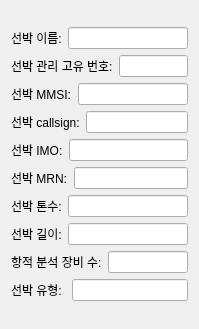
                  <widget class="QWidget" name="DE_Vessel_Info__scrollAreaWidgetContents_1">
                   <property name="geometry">
                    <rect>
                     <x>0</x>
                     <y>-144</y>
                     <width>199</width>
                     <height>329</height>
                    </rect>
                   </property>
                   <layout class="QGridLayout" name="gridLayout_20">
                    <item row="0" column="0">
                     <layout class="QVBoxLayout" name="DE_Vessel_Info__verticalLayout_1">
                      <item>
                       <layout class="QHBoxLayout" name="DE_Veseel_Info_vessel_name__horizontalLayout_1">
                        <item>
                         <widget class="QLabel" name="DE_Vessel_Info_vessel_name__label_1">
                          <property name="text">
                           <string>선박 이름:</string>
                          </property>
                         </widget>
                        </item>
                        <item>
                         <widget class="QLineEdit" name="DE_Vessel_Info_vessel_name__lineEdit_1"/>
                        </item>
                       </layout>
                      </item>
                      <item>
                       <layout class="QHBoxLayout" name="DE_Vessel_Info_vessel_management_id__horizontalLayout_1">
                        <item>
                         <widget class="QLabel" name="DE_Vessel_Info_vessel_management_id__label_1">
                          <property name="text">
                           <string>선박 관리 고유 번호:</string>
                          </property>
                         </widget>
                        </item>
                        <item>
                         <widget class="QLineEdit" name="DE_Vessel_Info_vessel_management_id__lineEdit_1"/>
                        </item>
                       </layout>
                      </item>
                      <item>
                       <layout class="QHBoxLayout" name="DE_Vessel_Info_vessel_MMSI__horizontalLayout_1">
                        <item>
                         <widget class="QLabel" name="DE_Vessel_Info_vessel_MMSI__label_1">
                          <property name="text">
                           <string>선박 MMSI:</string>
                          </property>
                         </widget>
                        </item>
                        <item>
                         <widget class="QLineEdit" name="DE_Vessel_Info_vessel_MMSI__lineEdit_1"/>
                        </item>
                       </layout>
                      </item>
                      <item>
                       <layout class="QHBoxLayout" name="DE_Vessel_Info_vessel_callsign__horizontalLayout_1">
                        <item>
                         <widget class="QLabel" name="DE_Vessel_Info_vessel_callsign__label_1">
                          <property name="text">
                           <string>선박 callsign:</string>
                          </property>
                         </widget>
                        </item>
                        <item>
                         <widget class="QLineEdit" name="DE_Vessel_Info_vessel_callsign__lineEdit_1"/>
                        </item>
                       </layout>
                      </item>
                      <item>
                       <layout class="QHBoxLayout" name="DE_Vessel_Info_vessel_IMO__horizontalLayout_1">
                        <item>
                         <widget class="QLabel" name="DE_Vessel_Info_vessel_IMO__label_1">
                          <property name="text">
                           <string>선박 IMO:</string>
                          </property>
                         </widget>
                        </item>
                        <item>
                         <widget class="QLineEdit" name="DE_Vessel_Info_vessel_IMO__lineEdit_1"/>
                        </item>
                       </layout>
                      </item>
                      <item>
                       <layout class="QHBoxLayout" name="DE_Vessel_Info_vessel_MRN__horizontalLayout_1">
                        <item>
                         <widget class="QLabel" name="DE_Vessel_Info_vessel_MRN__label_1">
                          <property name="text">
                           <string>선박 MRN:</string>
                          </property>
                         </widget>
                        </item>
                        <item>
                         <widget class="QLineEdit" name="DE_Vessel_Info_vessel_MRN__lineEdit_1"/>
                        </item>
                       </layout>
                      </item>
                      <item>
                       <layout class="QHBoxLayout" name="DE_Vessel_Info_vessel_tonnage__horizontalLayout_1">
                        <item>
                         <widget class="QLabel" name="DE_Vessel_Info_vessel_tonnage__label_1">
                          <property name="text">
                           <string>선박 톤수:</string>
                          </property>
                         </widget>
                        </item>
                        <item>
                         <widget class="QLineEdit" name="DE_Vessel_Info_vessel_tonnage__lineEdit_1"/>
                        </item>
                       </layout>
                      </item>
                      <item>
                       <layout class="QHBoxLayout" name="DE_Vessel_Info_vessel_length__horizontalLayout_1">
                        <item>
                         <widget class="QLabel" name="DE_Vessel_Info_vessel_length__label_1">
                          <property name="text">
                           <string>선박 길이:</string>
                          </property>
                         </widget>
                        </item>
                        <item>
                         <widget class="QLineEdit" name="DE_Vessel_Info_vessel_length__lineEdit_1"/>
                        </item>
                       </layout>
                      </item>
                      <item>
                       <layout class="QHBoxLayout" name="DE_Vessel_Info_vessel_total_number_of_equipmentwith_track__horizontalLayout_1">
                        <item>
                         <widget class="QLabel" name="DE_Vessel_Info_vessel_total_number_of_equipmentwith_track__label_1">
                          <property name="text">
                           <string>항적 분석 장비 수:</string>
                          </property>
                         </widget>
                        </item>
                        <item>
                         <widget class="QLineEdit" name="DE_Vessel_Info_vessel_total_number_of_equipmentwith_track__lineEdit_1"/>
                        </item>
                       </layout>
                      </item>
                      <item>
                       <layout class="QHBoxLayout" name="horizontalLayout">
                        <item>
                         <widget class="QLabel" name="label">
                          <property name="text">
                           <string>선박 유형: </string>
                          </property>
                         </widget>
                        </item>
                        <item>
                         <widget class="QLineEdit" name="lineEdit"/>
                        </item>
                       </layout>
                      </item>
                     </layout>
                    </item>
                   </layout>
                  </widget>
